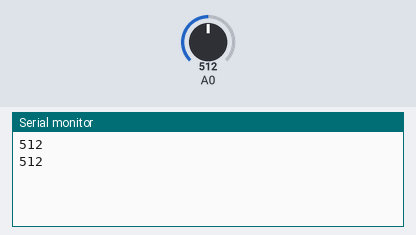
Simulated run of this sketch. Board: Arduino Uno, built with avr-gcc and run on an emulated ATmega328P. Shown: the last lines printed to the serial monitor. The inputs (shaded band) are chosen by the test bench; at power-on: A0 = 512.

Above: at 2.8 s.
2.9 s: A0 set to 716
At 3.8 s:
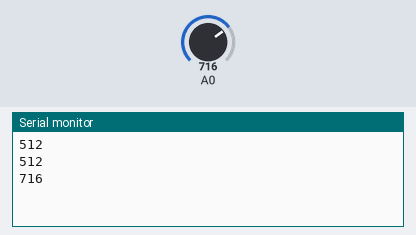
4.4 s: A0 set to 900
At 5.3 s:
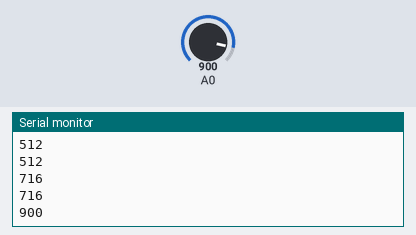
Timing chart, 0 to 7.4 s (numbered marks = the images above; inputs shaded):
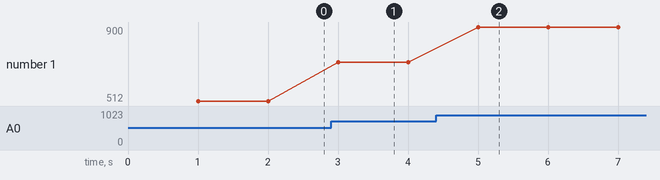

The sketch:

19-1.ino
```cpp
unsigned long current, before ;

void setup() {
  Serial.begin(9600);
  before = millis();
}

void loop() {
int inTime ;
int water_level;

 current = millis();
 inTime = current- before;
 if(inTime >=1000) {
     before = current ;
     water_level= analogRead(A0);
     Serial.println(water_level);
  }
 }
```

Measured:
- after the input at 2.9 s, the serial monitor: prints a new line after 0.10 s (image 1)
- after the input at 4.4 s, the serial monitor: prints a new line after 0.60 s (image 2)
- plotted number 1: 512 → 716 after the input at 2.9 s, 716 → 900 after the input at 4.4 s
